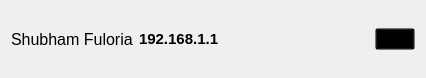
<?xml version="1.0" encoding="UTF-8"?>
<ui version="4.0">
 <class>User</class>
 <widget class="QWidget" name="User">
  <property name="geometry">
   <rect>
    <x>0</x>
    <y>0</y>
    <width>426</width>
    <height>78</height>
   </rect>
  </property>
  <property name="windowTitle">
   <string>Form</string>
  </property>
  <property name="styleSheet">
   <string notr="true"/>
  </property>
  <layout class="QHBoxLayout" name="horizontalLayout_2">
   <item>
    <layout class="QHBoxLayout" name="usersLayout">
     <item>
      <widget class="QLabel" name="name">
       <property name="font">
        <font>
         <pointsize>12</pointsize>
        </font>
       </property>
       <property name="text">
        <string>Shubham Fuloria</string>
       </property>
      </widget>
     </item>
     <item>
      <widget class="QLabel" name="ip">
       <property name="font">
        <font>
         <pointsize>11</pointsize>
         <weight>75</weight>
         <italic>false</italic>
         <bold>true</bold>
        </font>
       </property>
       <property name="text">
        <string>192.168.1.1</string>
       </property>
      </widget>
     </item>
     <item>
      <spacer name="horizontalSpacer">
       <property name="orientation">
        <enum>Qt::Horizontal</enum>
       </property>
       <property name="sizeType">
        <enum>QSizePolicy::Maximum</enum>
       </property>
       <property name="sizeHint" stdset="0">
        <size>
         <width>400</width>
         <height>20</height>
        </size>
       </property>
      </spacer>
     </item>
     <item>
      <widget class="QPushButton" name="call">
       <property name="acceptDrops">
        <bool>false</bool>
       </property>
       <property name="autoFillBackground">
        <bool>false</bool>
       </property>
       <property name="styleSheet">
        <string notr="true">background: transparent; borer: 0;</string>
       </property>
       <property name="text">
        <string/>
       </property>
       <property name="iconSize">
        <size>
         <width>30</width>
         <height>30</height>
        </size>
       </property>
      </widget>
     </item>
    </layout>
   </item>
  </layout>
 </widget>
 <resources/>
 <connections/>
</ui>
